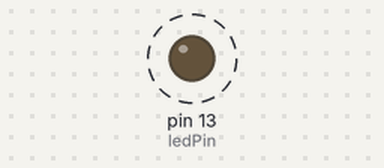
A sketch run on a simulated Arduino Uno, built with avr-gcc and run on an emulated ATmega328P. On the bench: output pins drawn as LEDs (lit = HIGH). Dashed ring = blinking. What the sketch prints to the serial monitor is not drawn.

Above: at 0.2 s.
Timing chart, 0 to 3.0 s (numbered marks = the images above):
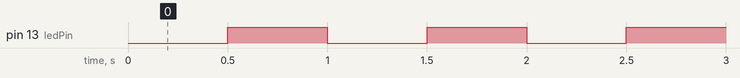

The sketch:

BlinkContinuously.ino.ino
```cpp
const int ledPin = 13;
int ledState = LOW;
unsigned long previousMillis = 0;
const long interval = 500;

void setup() {
  // put your setup code here, to run once:
  pinMode(ledPin, OUTPUT);
  Serial.begin(57600);
}

void loop() {
  // put your main code here, to run repeatedly:
  unsigned long currentMillis = millis();


  if (currentMillis - previousMillis >= interval) {
    // save the last time you blinked the LED
    previousMillis = currentMillis;

    // if the LED is off turn it on and vice-versa:
    if (ledState == LOW) {
      ledState = HIGH;
    } else {
      ledState = LOW;
    }

    // set the LED with the ledState of the variable:
    Serial.println(currentMillis);
    digitalWrite(ledPin, ledState);
  }
}
```

Measured:
- by itself, pin 13 (ledPin): alternates HIGH for 0.50 s and LOW for 0.50 s
